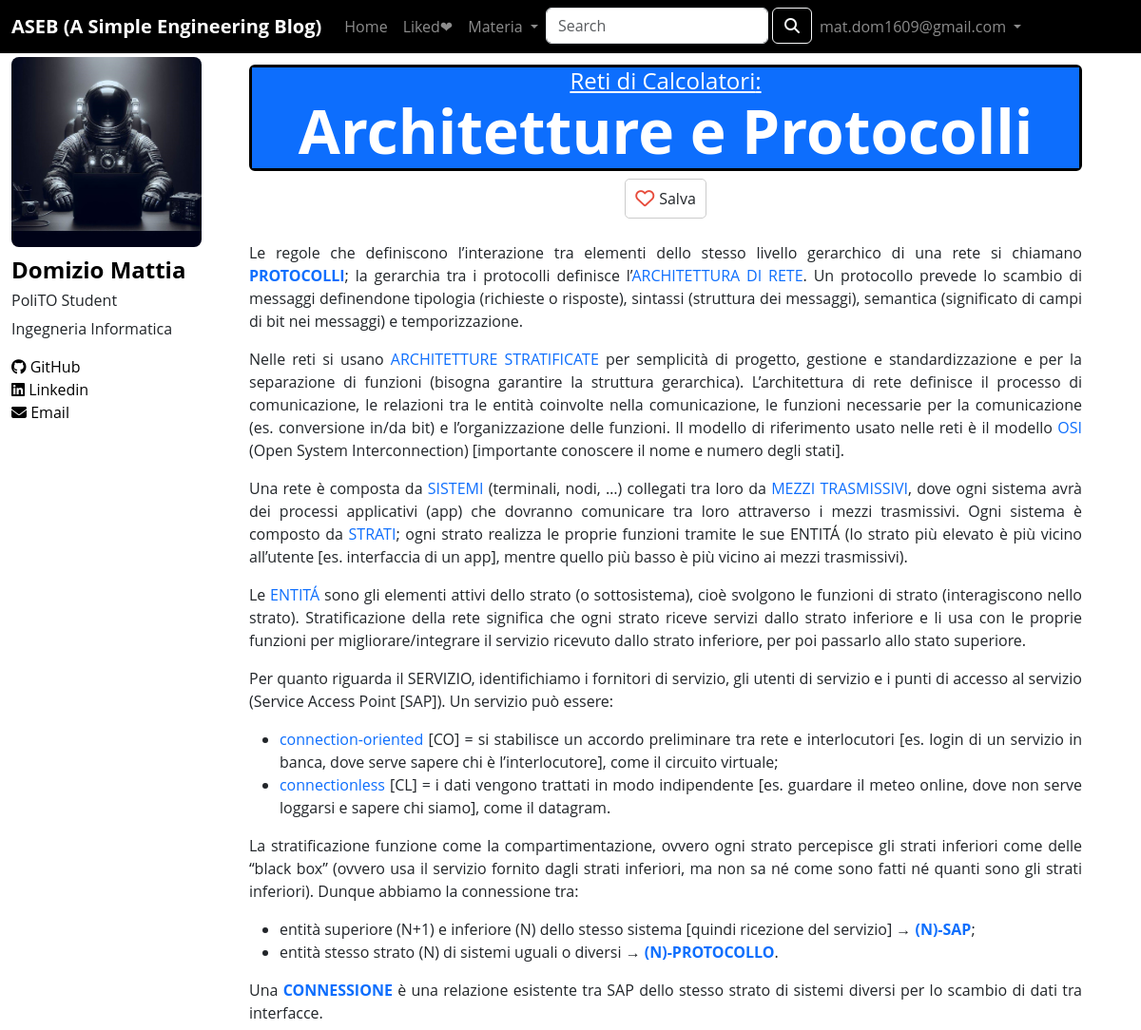
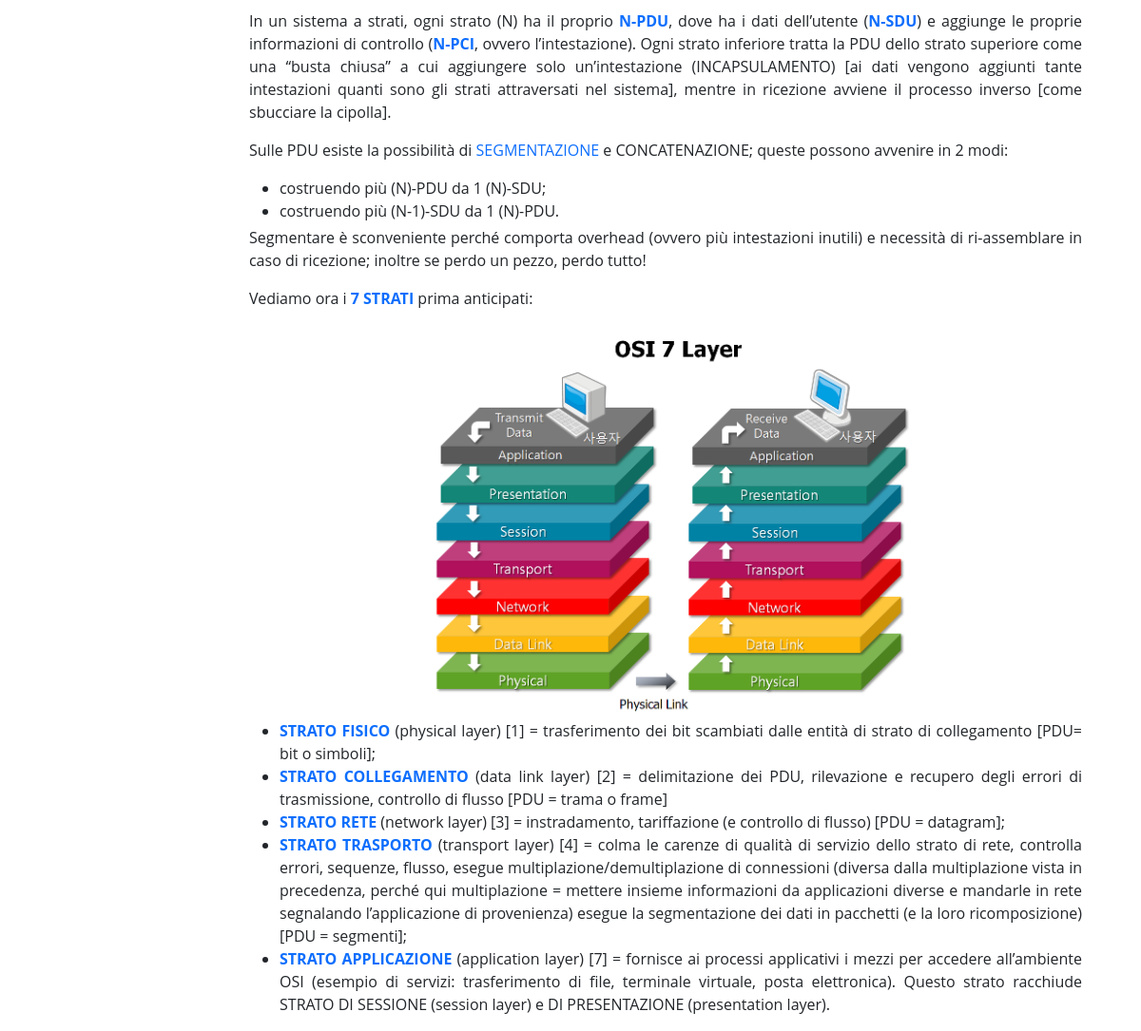
Page /posts/2 (signed in) on the committed database (2 pictures, top to bottom).
### tables this page shows
CREATE TABLE "UTENTI" (
	"id"	INTEGER,
	"email"	TEXT NOT NULL,
	"password"	TEXT NOT NULL,
	PRIMARY KEY("id" AUTOINCREMENT),
	UNIQUE("email","password")
);

CREATE TABLE "POST" (
	"id"	INTEGER,
	"titolo"	TEXT NOT NULL,
	"materia"	TEXT NOT NULL,
	"like"	INTEGER,
	"html"	TEXT NOT NULL,
	PRIMARY KEY("id" AUTOINCREMENT)
);

### app.py (the view)
@app.route('/posts/<int:id>')
def post_html(id):
    post = dao.get_post(id)
    users_like = dao.get_users_likes(id)
    return render_template('articoli/' + post['html'], post=post, users=users_like)

### templates/articoli/ArchitettureeProtocolli.html
{% extends "single.html" %}
{% block articolo %}
<div class="testo-articolo">
    <p>Le regole che definiscono l’interazione tra elementi dello stesso livello gerarchico di una rete si chiamano <strong class="text-primary">PROTOCOLLI</strong>; la gerarchia tra i protocolli definisce l’<span class="text-primary">ARCHITETTURA DI RETE</span>. Un protocollo prevede lo scambio di messaggi definendone tipologia (richieste o risposte), sintassi (struttura dei messaggi), semantica (significato di campi di bit nei messaggi) e temporizzazione.</p>
    <p>Nelle reti si usano <span class="text-primary">ARCHITETTURE STRATIFICATE</span> per semplicità di progetto, gestione e standardizzazione e per la separazione di funzioni (bisogna garantire la struttura gerarchica). L’architettura di rete definisce il processo di comunicazione, le relazioni tra le entità coinvolte nella comunicazione, le funzioni necessarie per la comunicazione (es. conversione in/da bit) e l’organizzazione delle funzioni.
    Il modello di riferimento usato nelle reti è il modello <span class="text-primary">OSI</span> (Open System Interconnection) [importante conoscere il nome e numero degli stati].</p>
    <p>Una rete è composta da <span class="text-primary">SISTEMI</span> (terminali, nodi, …) collegati tra loro da <span class="text-primary">MEZZI TRASMISSIVI</span>, dove ogni sistema avrà dei processi applicativi (app) che dovranno comunicare tra loro attraverso i mezzi trasmissivi. Ogni sistema è composto da <span class="text-primary">STRATI</span>; ogni strato realizza le proprie funzioni tramite le sue ENTITÁ (lo strato più elevato è più vicino all’utente [es. interfaccia di un app], mentre quello più basso è più vicino ai mezzi trasmissivi).</p>
    <p>Le <span class="text-primary">ENTITÁ</span> sono gli elementi attivi dello strato (o sottosistema), cioè svolgono le funzioni di strato (interagiscono nello strato). Stratificazione della rete significa che ogni strato riceve servizi dallo strato inferiore e li usa con le proprie funzioni per migliorare/integrare il servizio ricevuto dallo strato inferiore, per poi passarlo allo stato superiore.</p>
    <p>Per quanto riguarda il SERVIZIO, identifichiamo i fornitori di servizio, gli utenti di servizio e i punti di accesso al servizio (Service Access Point [SAP]). Un servizio può essere:</p>
    <ul>
        <li><span class="text-primary">connection-oriented</span> [CO] = si stabilisce un accordo preliminare tra rete e interlocutori [es. login di un servizio in banca, dove serve sapere chi è l’interlocutore], come il circuito virtuale;</li>
        <li><span class="text-primary">connectionless</span> [CL] = i dati vengono trattati in modo indipendente [es. guardare il meteo online, dove non serve loggarsi e sapere chi siamo], come il datagram.</li>
    </ul>
    <p>La stratificazione funzione come la compartimentazione, ovvero ogni strato percepisce gli strati inferiori come delle “black box” (ovvero usa il servizio fornito dagli strati inferiori, ma non sa né come sono fatti né quanti sono gli strati inferiori). Dunque abbiamo la connessione tra:</p>
    <ul>
        <li>entità superiore (N+1) e inferiore (N) dello stesso sistema [quindi ricezione del servizio] → <strong class="text-primary">(N)-SAP</strong>;</li>
        <li>entità stesso strato (N) di sistemi uguali o diversi → <strong class="text-primary">(N)-PROTOCOLLO</strong>.</li>
    </ul>
    <p>Una <strong class="text-primary">CONNESSIONE</strong> è una relazione esistente tra SAP dello stesso strato di sistemi diversi per lo scambio di dati tra interfacce.</p>
    <p>In un sistema a strati, ogni strato (N) ha il proprio <strong class="text-primary">N-PDU</strong>, dove ha i dati dell’utente (<strong class="text-primary">N-SDU</strong>) e aggiunge le proprie informazioni di controllo (<strong class="text-primary">N-PCI</strong>, ovvero l’intestazione). Ogni strato inferiore tratta la PDU dello strato superiore come una “busta chiusa” a cui aggiungere solo un’intestazione (INCAPSULAMENTO) [ai dati vengono aggiunti tante intestazioni quanti sono gli strati attraversati nel sistema], mentre in ricezione avviene il processo inverso [come sbucciare la cipolla].</p>
    <p>Sulle PDU esiste la possibilità di <span class="text-primary">SEGMENTAZIONE</span> e CONCATENAZIONE; queste possono avvenire in 2 modi:</p>
    <ul class="mb-1">
        <li>costruendo più (N)-PDU da 1 (N)-SDU;</li>
        <li>costruendo più (N-1)-SDU da 1 (N)-PDU.</li>
    </ul>
    <p>Segmentare è sconveniente perché comporta overhead (ovvero più intestazioni inutili) e necessità di ri-assemblare in caso di ricezione; inoltre se perdo un pezzo, perdo tutto!</p>
    <p class="mb-0">Vediamo ora i <strong class="text-primary">7 STRATI</strong> prima anticipati:</p>
    <div class="row">
        <div class="col-2"></div>
        <img class="img-fluid col-8" src="{{url_for('static', filename='7_strati_osi.png')}}" alt="7_strati_osi">
        <div class="col-2"></div>
    </div>
    <ul>
        <li><strong class="text-primary">STRATO FISICO</strong> (physical layer) [1] = trasferimento dei bit scambiati dalle entità di strato di collegamento [PDU= bit o simboli];</li>
        <li><strong class="text-primary">STRATO COLLEGAMENTO</strong> (data link layer) [2] = delimitazione dei PDU, rilevazione e recupero degli errori di trasmissione, controllo di flusso [PDU = trama o frame]</li>
        <li><strong class="text-primary">STRATO RETE</strong> (network layer) [3] = instradamento, tariffazione (e controllo di flusso) [PDU = datagram];</li>
        <li><strong class="text-primary">STRATO TRASPORTO</strong> (transport layer) [4] = colma le carenze di qualità di servizio dello strato di rete, controlla errori, sequenze, flusso, esegue multiplazione/demultiplazione di connessioni (diversa dalla multiplazione vista in precedenza, perché qui multiplazione = mettere insieme informazioni da applicazioni diverse e mandarle in rete segnalando l’applicazione di provenienza) esegue la segmentazione dei dati in pacchetti (e la loro ricomposizione) [PDU = segmenti];</li>
        <li><strong class="text-primary">STRATO APPLICAZIONE</strong> (application layer) [7] = fornisce ai processi applicativi i mezzi per accedere all’ambiente OSI (esempio di servizi: trasferimento di file, terminale virtuale, posta elettronica). Questo strato racchiude STRATO DI SESSIONE (session layer) e DI PRESENTAZIONE (presentation layer).</li>
    </ul>
</div>
{% endblock %}

### templates/single.html (shortened to what this page needs)
{% extends "base.html" %}
{% block content %}
<div class="contenitore-header-post border border-3 border-black mt-2">
<h4 class="mb-0 materia_post_singolo col-12 text-center text-decoration-underline {% if post.materia == 'Reti di Calcolatori' %}text-white bg-primary {% elif post.materia == 'Basi di Dati' %}text-white bg-primary {% elif post.materia == 'Informatica-Python' %}text-white bg-primary {% elif post.materia == 'Teoria dei Segnali' %}text-white bg-danger {% elif post.materia == 'Algebra Lineare' %}text-white bg-danger {% elif post.materia == 'Analisi I' %}text-white bg-danger {% elif post.materia == 'Analisi II' %}text-white bg-danger {% elif post.materia == 'Metodi Matematici' %}text-white bg-danger {% elif post.materia == 'Calcolatori Elettronici' %}text-white bg-success {% elif post.materia == 'Fisica II' %}text-white bg-success {% elif post.materia == 'Fisica I' %}text-white bg-success {% elif post.materia == 'Chimica' %}text-white bg-success {% elif post.materia == 'Sistemi Operativi' %}text-white bg-warning {% elif post.materia == 'Algoritmi e Strutture Dati' %}text-white bg-warning {% elif post.materia == 'Introduzione al Web' %}text-white bg-warning {% elif post.materia == 'Tecniche di Programmazione-C' %}text-white bg-warning {% endif %}">{{post.materia}}:</h4>
<h1 class="mb-0 titolo_post_singolo col-12 text-center {% if post.materia == 'Reti di Calcolatori' %}text-white bg-primary {% elif post.materia == 'Basi di Dati' %}text-white bg-primary {% elif post.materia == 'Informatica-Python' %}text-white bg-primary {% elif post.materia == 'Teoria dei Segnali' %}text-white bg-danger {% elif post.materia == 'Algebra Lineare' %}text-white bg-danger {% elif post.materia == 'Analisi I' %}text-white bg-danger {% elif post.materia == 'Analisi II' %}text-white bg-danger {% elif post.materia == 'Metodi Matematici' %}text-white bg-danger {% elif post.materia == 'Calcolatori Elettronici' %}text-white bg-success {% elif post.materia == 'Fisica II' %}text-white bg-success {% elif post.materia == 'Fisica I' %}text-white bg-success {% elif post.materia == 'Chimica' %}text-white bg-success {% elif post.materia == 'Sistemi Operativi' %}text-white bg-warning {% elif post.materia == 'Algoritmi e Strutture Dati' %}text-white bg-warning {% elif post.materia == 'Introduzione al Web' %}text-white bg-warning {% elif post.materia == 'Tecniche di Programmazione-C' %}text-white bg-warning {% endif %}"><strong>{{post.titolo}}</strong></h1>
</div>
<div class="d-flex justify-content-center mt-2 mb-0">
  {% if current_user.is_authenticated %}
    {% if current_user.id not in users|map(attribute=0) %}
      <a class="like-button-pre" onclick="" href="{{ url_for('new_like', post_id=post.id, user_id=current_user.id) }}">
        <span class="heart-icon"><i class="far fa-heart"></i></span><span class="like-count text-dark" id="like-count">Salva</span>
    </a>
    {% else %}
      <a class="like-button-post" onclick="" href="{{ url_for('remove_like', post_id=post.id, user_id=current_user.id) }}">
        <span class="heart-icon"><i class="fas fa-heart"></i></span><span class="like-count text-white" id="like-count">Salvato</span>
      </a>
    {% endif %}
  {% else %}
    <a class="like-button-pre" onclick="" href="{{ url_for('no_authenticated')}}">
      <span class="heart-icon"><i class="far fa-heart"></i></span><span class="like-count text-dark" id="like-count">Salva</span>
    </a>
  {% endif %}
</div>
{% block articolo %}{% endblock %}
{% endblock %}

### templates/base.html (shortened to what this page needs)
<!DOCTYPE html>
<html lang="en">
    <head>
        <link href="https://cdn.jsdelivr.net/npm/bootstrap@5.3.2/dist/css/bootstrap.min.css" rel="stylesheet">
        <link rel="stylesheet" type="text/css" href="{{url_for('static', filename='style.css')}}">
        <link rel="stylesheet" href="https://cdnjs.cloudflare.com/ajax/libs/font-awesome/5.15.3/css/all.min.css">
    </head>
    <body class="total-page">
        <header>
            <nav class="navbar fixed-top navbar-dark navbar-expand-lg bg-black">
                <div class="container-fluid">
                  <span class="navbar-brand mb-0 h1"><strong>ASEB (A Simple Engineering Blog)</strong></span>
                  <div class="collapse navbar-collapse" id="navbarSupportedContent">
                    <ul class="navbar-nav me-auto mb-2 mb-lg-0">
                      <li class="nav-item">
                        <a class="nav-link {%block home_active%}{%endblock%}" aria-current="page" href="/">Home</a>
                      </li>
                      {% if current_user.is_authenticated %}
                        <li class="nav-item">
                          <a class="nav-link {% block liked_posts_active %}{% endblock %} nowrap" href="{{ url_for('liked_posts') }}">Liked❤</a>
                        </li>
                      {% endif %}
                      <li class="nav-item">
                        <div class="dropdown">
                            <a class="nav-link dropdown-toggle" href="#" role="button" id="dropdownMenuButton" data-bs-toggle="dropdown" aria-haspopup="true" aria-expanded="false">
                                Materia
                            </a>
                        </div>
                      </li>
                      <li class="nav-item">
                        <form class="d-flex" action="{{ url_for('search') }}" method="GET">
                          <input class="form-control me-1" type="search" placeholder="Search" aria-label="Search" name="query">
                          <button class="btn btn-outline-light" type="submit"><i class="fas fa-search"></i></button>
                      </form>
                      </li>
                      {% if current_user.is_authenticated %}
                        <li class="nav-item dropdown">
                          <a class="nav-link dropdown-toggle" href="#" role="button" data-bs-toggle="dropdown" aria-expanded="false">
                            {{current_user.email}}
                          </a>
                        </li>
                      {% endif %}
                    </ul>
                  </div>
                </div>
              </nav>
        </header>
        <div class="container-fluid under-nav">
          <div class="row">
              <aside class="col-lg-3 col-12">
                <img class="developer-img img-fluid" src="{{url_for('static', filename='developer.jpg')}}" alt="developer-img">
                <h4 class="whoami developer-txt"><strong>Domizio Mattia</strong></h4>
                <div class="link-wrapper-mobile" id="link-wrapper-mobile">
                    <h6 class="developer-txt">PoliTO Student</h6>
                    <p class="developer-txt">Ingegneria Informatica</p>
                    <div class="row wrapper-2">
                      <a href="https://github.com/Koisuji02" class="col-lg-12 col-4" rel="me"><i class="fa-brands fa-github"></i>&nbsp;GitHub</a>
                      <a href="https://www.linkedin.com/in/mattia-domizio-7a07b628b/" class="col-lg-12 col-4" rel="me"><i class="fa-brands fa-linkedin"></i>&nbsp;Linkedin</a>
                      <a href="mailto:mat.dom1609job@gmail.com" class="col-lg-12 col-3" rel="me"><i class="fas fa-envelope"></i>&nbsp;Email</a>
                    </div>
                </div>
              </aside>
              <main class="col-lg-9 col-12">
                  {% block content %}{% endblock %}
              </main>
          </div>
        </div>
    </body>
</html>

### rows in the picture
UTENTI: email "mat.dom1609@gmail.com"
POST: materia "Reti di Calcolatori", titolo "Architetture e Protocolli"
